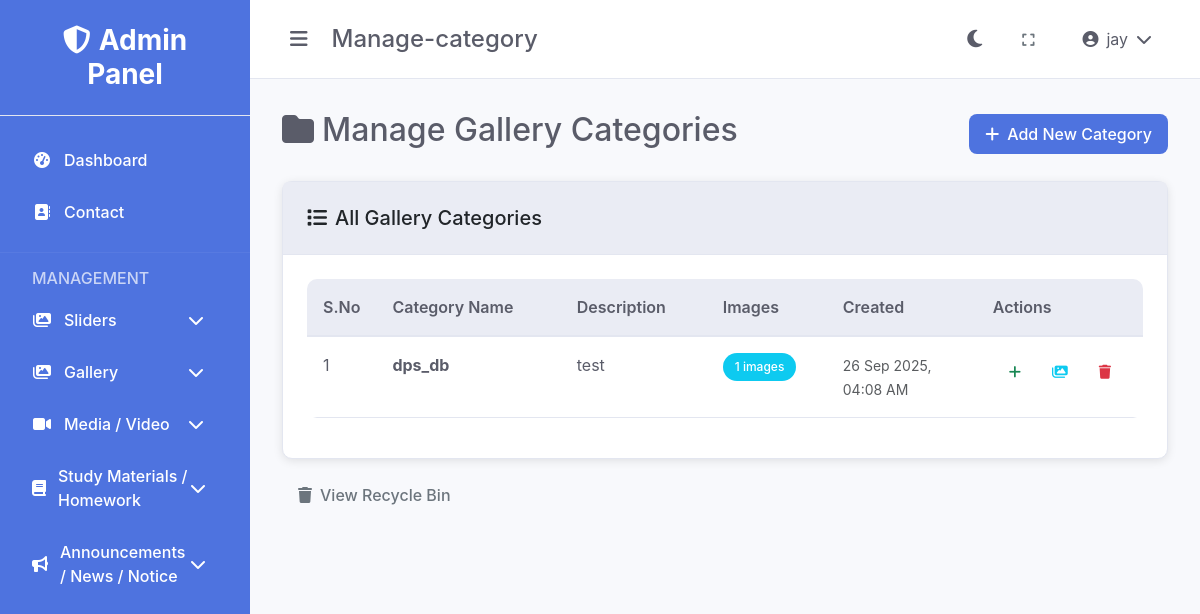
/gallery/manage-category.php (signed in), run on the app's committed database.
### tables this page shows
CREATE TABLE IF NOT EXISTS `gallery_categories` (
  `id` int(11) NOT NULL AUTO_INCREMENT,
  `name` varchar(255) NOT NULL,
  `description` text DEFAULT NULL,
  `status` enum('active','inactive') DEFAULT 'active',
  `created_at` timestamp NOT NULL DEFAULT current_timestamp(),
  `updated_at` timestamp NOT NULL DEFAULT current_timestamp() ON UPDATE current_timestamp(),
  PRIMARY KEY (`id`)
);

### includes/functions.php (called while the page is built, shortened)
<?php
function getBaseUrl() {
    $protocol = isset($_SERVER['HTTPS']) && $_SERVER['HTTPS'] === 'on' ? 'https' : 'http';
    $host = $_SERVER['HTTP_HOST'];
    $scriptPath = $_SERVER['SCRIPT_NAME'];
    $adminPanelPos = strpos($scriptPath, '/control-dashboard');
    if ($adminPanelPos !== false) {
        $basePath = substr($scriptPath, 0, $adminPanelPos + strlen('/control-dashboard'));
        $path = substr($basePath, 0, $adminPanelPos);
    } else {
        $path = '';
    }
    return $protocol . '://' . $host . $path;
}
function getAssetUrl($path = '') {
    $baseUrl = getBaseUrl();
    $adminPath = '/control-dashboard';
    $path = ltrim($path, '/');
    return $baseUrl . $adminPath . '/assets/' . $path;
}
function formatDate($date) {
    return date('d M Y, h:i A', strtotime($date));
}
?>

### gallery/manage-category.php (the view, shortened to what this page needs)
<?php
require_once '../config/database.php';
require_once '../includes/functions.php';
$sql = "SELECT gc.*, COUNT(gi.id) as image_count
        FROM gallery_categories gc
        LEFT JOIN gallery_images gi ON gc.id = gi.category_id
        GROUP BY gc.id
        ORDER BY gc.created_at DESC";
$result = $conn->query($sql);
$categories = $result->fetch_all(MYSQLI_ASSOC);
?>
<!DOCTYPE html>
<html lang="en">
<head>
    <link href="https://cdn.jsdelivr.net/npm/bootstrap@5.3.0/dist/css/bootstrap.min.css" rel="stylesheet">
    <link href="https://cdnjs.cloudflare.com/ajax/libs/font-awesome/6.4.0/css/all.min.css" rel="stylesheet">
    <link href="<?php echo getAssetUrl('css/style.css'); ?>" rel="stylesheet">
</head>
<body data-theme="light">
    <div class="admin-layout">
        <?php include $_SERVER['DOCUMENT_ROOT'] . '/mip310/control-dashboard/includes/sidebar.php'; ?>
        <div class="main-content">
            <?php include $_SERVER['DOCUMENT_ROOT'] . '/mip310/control-dashboard/includes/header.php'; ?>
            <div class="content">
                <div class="d-flex justify-content-between align-items-center mb-4">
                    <h2><i class="fas fa-folder me-2"></i>Manage Gallery Categories</h2>
                    <a href="add-category.php" class="btn btn-primary">
                        <i class="fas fa-plus me-2"></i>Add New Category
                    </a>
                </div>
                <div class="card">
                    <div class="card-header">
                        <h5 class="mb-0"><i class="fas fa-list me-2"></i>All Gallery Categories</h5>
                    </div>
                    <div class="card-body">
                        <?php if (empty($categories)): ?>
                            <div class="text-center py-5">
                                <i class="fas fa-folder fa-3x text-muted mb-3"></i>
                                <h5 class="text-muted">No categories found</h5>
                                <p class="text-muted">Start by adding your first gallery category.</p>
                                <a href="add-category.php" class="btn btn-primary">
                                    <i class="fas fa-plus me-2"></i>Add First Category
                                </a>
                            </div>
                        <?php else: ?>
                            <div class="table-responsive">
                                <table class="table table-hover">
                                    <thead>
                                        <tr>
                                            <th width="50">S.No</th>
                                            <th>Category Name</th>
                                            <th>Description</th>
                                            <th width="120">Images</th>
                                            <th width="150">Created</th>
                                            <th width="150">Actions</th>
                                        </tr>
                                    </thead>
                                    <tbody>
                                        <?php foreach ($categories as $index => $category): ?>
                                            <tr>
                                                <td><?php echo $index + 1; ?></td>
                                                <td>
                                                    <strong><?php echo htmlspecialchars($category['name']); ?></strong>
                                                </td>
                                                <td>
                                                    <?php if (!empty($category['description'])): ?>
                                                        <?php echo htmlspecialchars($category['description']); ?>
                                                    <?php else: ?>
                                                        <span class="text-muted">No description</span>
                                                    <?php endif; ?>
                                                </td>
                                                <td>
                                                    <span class="badge bg-info"><?php echo $category['image_count']; ?> images</span>
                                                </td>
                                                <td>
                                                    <small class="text-muted">
                                                        <?php echo formatDate($category['created_at']); ?>
                                                    </small>
                                                </td>
                                                <td>
                                                    <div class="btn-group" role="group">
                                                        <a href="add-image.php?category_id=<?php echo $category['id']; ?>"
                                                           class="btn btn-sm btn-outline-success"
                                                           title="Add Images">
                                                            <i class="fas fa-plus"></i>
                                                        </a>
                                                        <a href="manage-images.php?category_id=<?php echo $category['id']; ?>"
                                                           class="btn btn-sm btn-outline-info"
                                                           title="View Images">
                                                            <i class="fas fa-images"></i>
                                                        </a>
                                                        <a href="?delete=<?php echo $category['id']; ?>"
                                                           class="btn btn-sm btn-outline-danger"
                                                           title="Delete"
                                                           onclick="return confirm('Are you sure you want to delete this category? It will be moved to recycle bin.')">
                                                            <i class="fas fa-trash"></i>
                                                        </a>
                                                    </div>
                                                </td>
                                            </tr>
                                        <?php endforeach; ?>
                                    </tbody>
                                </table>
                            </div>
                        <?php endif; ?>
                    </div>
                </div>
                <div class="mt-3">
                    <a href="recycle.php" class="btn btn-outline-secondary">
                        <i class="fas fa-trash me-2"></i>View Recycle Bin
                    </a>
                </div>
            </div>
        </div>
    </div>
</body>
</html>

### assets/css/style.css (style rules this page uses)
:root { --primary-color: #4e73df; --secondary-color: #858796; --success-color: #1cc88a; --info-color: #36b9cc; --warning-color: #f6c23e; --danger-color: #e74a3b; --light-color: #f8f9fc; --dark-color: #5a5c69; --sidebar-width: 250px; --header-height: 60px; --transition-speed: 0.3s; }
[data-theme="light"] { --bg-primary: #ffffff; --bg-secondary: #f8f9fc; --bg-tertiary: #eaecf4; --text-primary: #5a5c69; --text-secondary: #858796; --border-color: #e3e6f0; --card-bg: #ffffff; --sidebar-bg: #4e73df; --header-bg: #ffffff; }
* { margin: 0; padding: 0; box-sizing: border-box; }
body { font-family: 'Nunito', -apple-system, BlinkMacSystemFont, 'Segoe UI', Roboto, sans-serif; background-color: var(--bg-secondary); color: var(--text-primary); transition: background-color var(--transition-speed), color var(--transition-speed); }
.admin-layout { display: flex; min-height: 100vh; }
.main-content { flex: 1; margin-left: var(--sidebar-width); transition: margin-left var(--transition-speed); }
.content { padding: 2rem; }
.card { background: var(--card-bg); border: 1px solid var(--border-color); border-radius: 10px; box-shadow: 0 2px 10px rgba(0, 0, 0, 0.1); transition: all 0.3s ease; }
.card-header { background: var(--bg-tertiary); border-bottom: 1px solid var(--border-color); padding: 1.5rem; border-radius: 10px 10px 0 0; }
.card-body { padding: 1.5rem; }
.btn { border-radius: 8px; font-weight: 500; padding: 0.5rem 1rem; transition: all 0.3s ease; border: none; }
.btn-primary { background: var(--primary-color); color: white; }
.table { background: var(--card-bg); border-radius: 10px; overflow: hidden; }
.table th { background: var(--bg-tertiary); border-bottom: 2px solid var(--border-color); color: var(--text-primary); font-weight: 600; padding: 1rem; }
.table td { padding: 1rem; border-bottom: 1px solid var(--border-color); color: var(--text-primary); }
.badge { padding: 0.5rem 0.75rem; border-radius: 20px; font-weight: 500; }

### data on the page
gallery_categories: name "dps_db", description "test", image_count "1", created_at "26 Sep 2025, 04:08 AM"

### other printed values
basename($_SERVER['PHP_SELF'], '.php') "Manage-category"
$_SESSION['full_name'] "jay"
